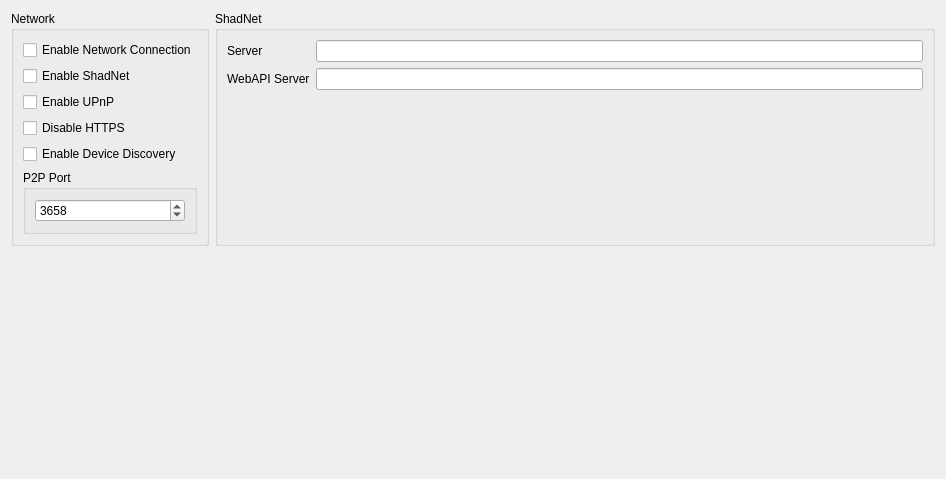
      <widget class="QWidget" name="networkTabContents">
       <property name="geometry">
        <rect>
         <x>0</x>
         <y>0</y>
         <width>946</width>
         <height>479</height>
        </rect>
       </property>
       <layout class="QVBoxLayout" name="networkTabVLayout" stretch="0,1">
        <item>
         <layout class="QHBoxLayout" name="networkTabHLayout">
          <item>
           <widget class="QGroupBox" name="networkGroupBox">
            <property name="title">
             <string>Network</string>
            </property>
            <layout class="QVBoxLayout" name="networkGroupVLayout">
             <item>
              <widget class="QCheckBox" name="networkConnectedCheckBox">
               <property name="text">
                <string>Enable Network Connection</string>
               </property>
              </widget>
             </item>
             <item>
              <widget class="QCheckBox" name="psnSignInCheckBox">
               <property name="text">
                <string>Enable ShadNet</string>
               </property>
              </widget>
             </item>
             <item>
              <widget class="QCheckBox" name="upnpCheckBox">
               <property name="text">
                <string>Enable UPnP</string>
               </property>
              </widget>
             </item>
             <item>
              <widget class="QCheckBox" name="disableHttpsCheckBox">
               <property name="text">
                <string>Disable HTTPS</string>
               </property>
              </widget>
             </item>
             <item>
              <widget class="QCheckBox" name="deviceDiscoveryCheckBox">
               <property name="text">
                <string>Enable Device Discovery</string>
               </property>
              </widget>
             </item>
             <item>
              <widget class="QGroupBox" name="p2pPortGroupBox">
               <property name="sizePolicy">
                <sizepolicy hsizetype="Preferred" vsizetype="Maximum">
                 <horstretch>0</horstretch>
                 <verstretch>0</verstretch>
                </sizepolicy>
               </property>
               <property name="title">
                <string>P2P Port</string>
               </property>
               <layout class="QHBoxLayout" name="p2pPortLayout">
                <item>
                 <widget class="QSpinBox" name="p2pPortSpinBox">
                  <property name="alignment">
                   <set>Qt::AlignmentFlag::AlignLeading|Qt::AlignmentFlag::AlignLeft|Qt::AlignmentFlag::AlignVCenter</set>
                  </property>
                  <property name="specialValueText">
                   <string>Any free port</string>
                  </property>
                  <property name="keyboardTracking">
                   <bool>false</bool>
                  </property>
                  <property name="minimum">
                   <number>0</number>
                  </property>
                  <property name="maximum">
                   <number>65535</number>
                  </property>
                  <property name="value">
                   <number>3658</number>
                  </property>
                 </widget>
                </item>
               </layout>
              </widget>
             </item>
             <item>
              <spacer name="networkGroupSpacer">
               <property name="orientation">
                <enum>Qt::Orientation::Vertical</enum>
               </property>
               <property name="sizeHint" stdset="0">
                <size>
                 <width>20</width>
                 <height>0</height>
                </size>
               </property>
              </spacer>
             </item>
            </layout>
           </widget>
          </item>
          <item>
           <widget class="QGroupBox" name="shadNetGroupBox">
            <property name="title">
             <string>ShadNet</string>
            </property>
            <layout class="QFormLayout" name="shadNetFormLayout">
             <item row="0" column="0">
              <widget class="QLabel" name="shadNetServerLabel">
               <property name="text">
                <string>Server</string>
               </property>
              </widget>
             </item>
             <item row="0" column="1">
              <widget class="QLineEdit" name="shadNetServerLineEdit"/>
             </item>
             <item row="1" column="0">
              <widget class="QLabel" name="shadNetWebApiServerLabel">
               <property name="text">
                <string>WebAPI Server</string>
               </property>
              </widget>
             </item>
             <item row="1" column="1">
              <widget class="QLineEdit" name="shadNetWebApiServerLineEdit"/>
             </item>
            </layout>
           </widget>
          </item>
         </layout>
        </item>
        <item>
         <spacer name="networkTabSpacer">
          <property name="orientation">
           <enum>Qt::Orientation::Vertical</enum>
          </property>
          <property name="sizeHint" stdset="0">
           <size>
            <width>20</width>
            <height>40</height>
           </size>
          </property>
         </spacer>
        </item>
       </layout>
      </widget>
